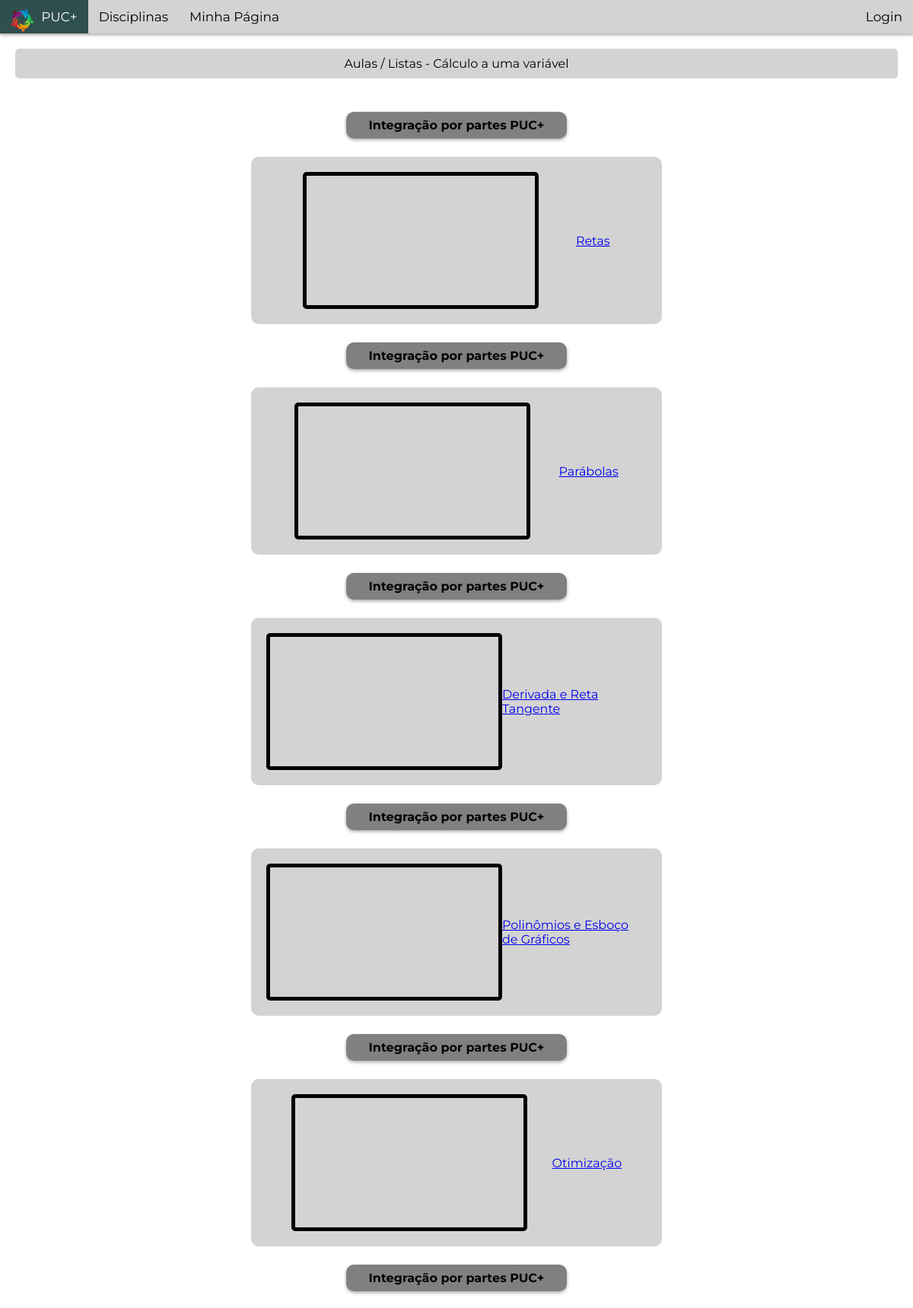
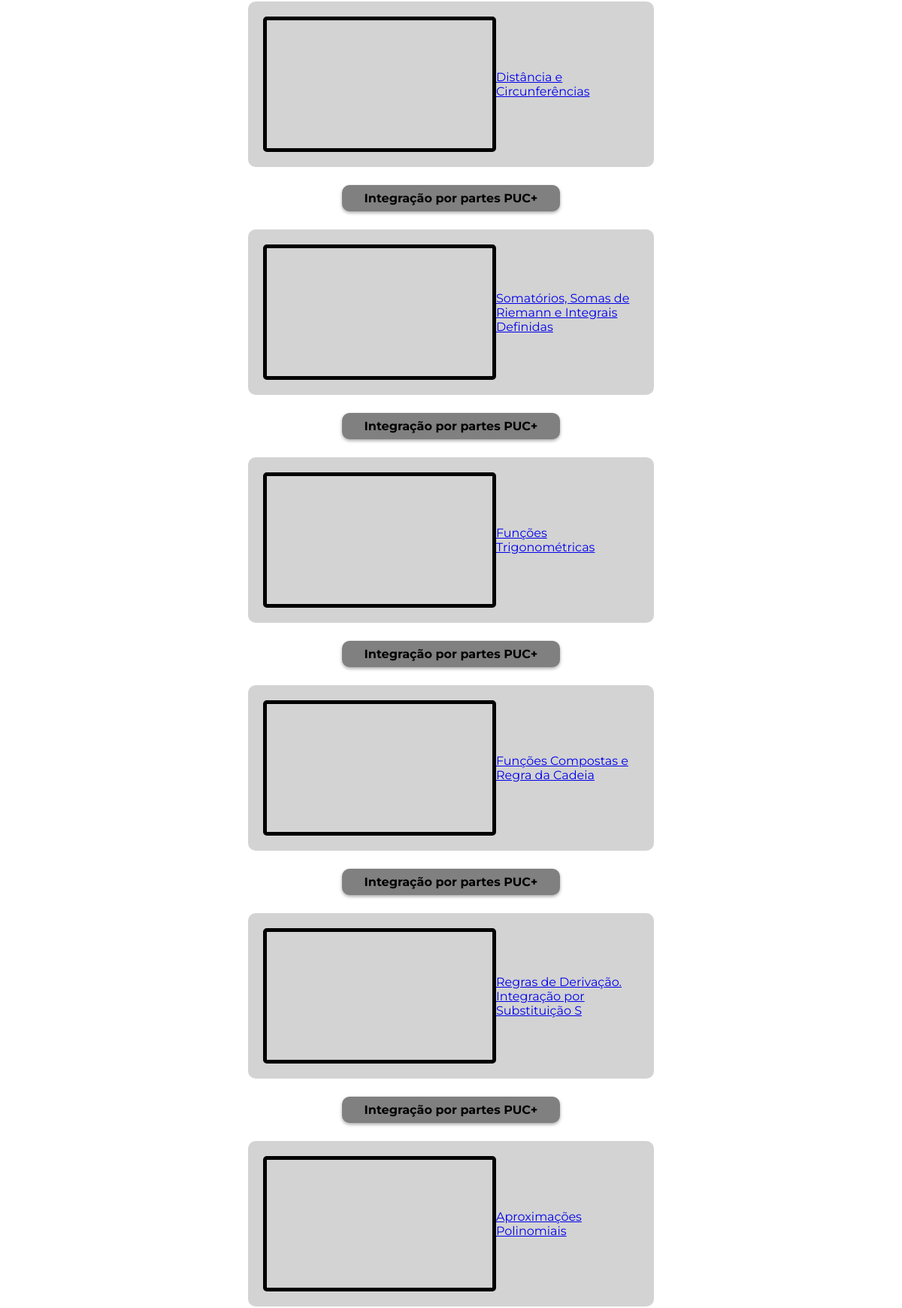
/disciplinas/Cálculo a uma variável/aulas&listas/ (upper part), run on the app's committed database (2 pictures, top to bottom).
### app/models.py (models this page shows, shortened)
class Discipline(models.Model):
  code = models.CharField(max_length=10)
  name = models.CharField(max_length = 100)
  image = models.ImageField(upload_to='backgrounds/', blank=True, null=True)

class Video(models.Model):
  name = models.CharField(max_length=100)
  link = models.URLField()
  description = models.TextField(blank=True)
  topic = models.ForeignKey(Topic, on_delete=models.CASCADE, blank=True)

class Topic(models.Model):
  name = models.CharField(max_length=50)
  course = models.ForeignKey(Course, on_delete=models.CASCADE)

### app/views.py (the view)
# urls.py: path("disciplinas/<str:discipline_name>/aulas&listas/", views.aulas_listas_basic),
def aulas_listas_basic(request, discipline_name):
  print(discipline_name)
  discipline = Discipline.objects.get(name = discipline_name)
  courses = Course.objects.filter(discipline__name = discipline_name).all()
  topic = Topic.objects.filter(course__in=courses).all() # Pegar todos os tópicos correlacionados a aquele curso
  videos=Video.objects.filter(topic__in=topic)
  listas=List.objects.filter().all()
  return render(request, "aulas_listas_basic.html",{
    'topics': topic,
    'discipline': discipline,
    'videos':videos,
    'listas':listas,
  })

### app/templates/aulas_listas_basic.html (shortened to what this page needs)
{% extends "layout.html" %}
{% load static %}
{% block main %}
  <div class="userbar">
    Aulas / Listas - {{discipline.name}}
  </div>
  <div class="container central" style="display:flex;  flex-direction: column;width: 700px;border:gray">
    <br>
    {%for topic in topics%}
      {% for video in videos %}
        <h4 class="card central"style="border: gray;height: 25px;">{{video.name}}</h4>
        <br>
        <div class="linhaDisciplinas"style=  "width:500px;border-radius:10px;border:20px solid lightgray;background-color: lightgrey;">
          <iframe style="border: 5px solid black; border-radius: 5px" width="300" height="170"
        src="{{video.link}}" title="{{video.name}}" frameborder="0" allow="accelerometer;
        autoplay; clipboard-write; encrypted-media; gyroscope; picture-in-picture; web-share" allowfullscreen></iframe>
          <div class="listas">
            <a href="/disciplinas/{{ discipline.name }}/aulas&listas/{{topic.name}}/">{{topic.name}}</a>
          </div>
        </div>
        <br>
      {%endfor%}
    {%endfor%}
  </div>
  <br>
{% endblock %}

### app/static/style.css (style rules this page uses)
html { height: 100%; width: 100% }
body { font-family: "Montserrat"; background-color: white; color: black; margin: 0px; }
.userbar { background-color: lightgray; font-size: 16px; text-align: center; margin: 20px; padding: 10px; border-radius: 5px; position: relative; z-index: -1; }
.central { display: flex; justify-content: center; align-items: center; margin: auto; }
.linhaDisciplinas { display: flex; flex-direction: row; justify-content: space-evenly; align-items: center; background-color: lightgrey; color:lightgrey }
.listas { display: flex; flex-direction: column; }

### data on the page
Discipline: name "Cálculo a uma variável"
Topic: name "Retas"
Video: name "Integração por partes PUC+"
Topic: name "Parábolas"
Topic: name "Derivada e Reta Tangente"
Topic: name "Polinômios e Esboço de Gráficos"
Topic: name "Otimização"
Topic: name "Distância e Circunferências"
Topic: name "Somatórios, Somas de Riemann e Integrais Definidas"
Topic: name "Funções Trigonométricas"
Topic: name "Funções Compostas e Regra da Cadeia"
Topic: name "Regras de Derivação. Integração por Substituição S"
Topic: name "Aproximações Polinomiais"
